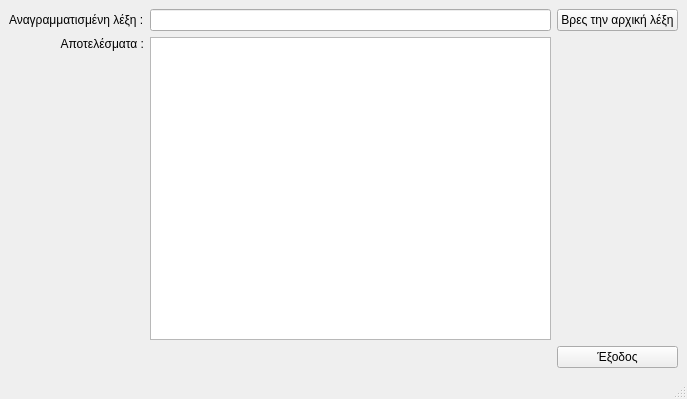
<?xml version="1.0" encoding="UTF-8"?>
<ui version="4.0">
 <class>MainWindow</class>
 <widget class="QMainWindow" name="MainWindow">
  <property name="geometry">
   <rect>
    <x>0</x>
    <y>0</y>
    <width>687</width>
    <height>399</height>
   </rect>
  </property>
  <property name="windowTitle">
   <string>Ανα(ποδο)γραμματισμοί</string>
  </property>
  <widget class="QWidget" name="centralwidget">
   <layout class="QGridLayout" name="gridLayout_2">
    <item row="0" column="0">
     <layout class="QGridLayout" name="gridLayout">
      <item row="0" column="0">
       <widget class="QLabel" name="prompt_label">
        <property name="text">
         <string>Αναγραμματισμένη λέξη :</string>
        </property>
       </widget>
      </item>
      <item row="0" column="1">
       <widget class="QLineEdit" name="input">
        <property name="inputMethodHints">
         <set>Qt::ImhUppercaseOnly</set>
        </property>
        <property name="inputMask">
         <string/>
        </property>
        <property name="maxLength">
         <number>32767</number>
        </property>
        <property name="frame">
         <bool>true</bool>
        </property>
        <property name="cursorPosition">
         <number>0</number>
        </property>
        <property name="dragEnabled">
         <bool>false</bool>
        </property>
        <property name="placeholderText">
         <string/>
        </property>
        <property name="cursorMoveStyle">
         <enum>Qt::VisualMoveStyle</enum>
        </property>
       </widget>
      </item>
      <item row="0" column="2">
       <widget class="QPushButton" name="find_btn">
        <property name="text">
         <string>Βρες την αρχική λέξη</string>
        </property>
       </widget>
      </item>
      <item row="1" column="0">
       <widget class="QLabel" name="results_label">
        <property name="text">
         <string>Αποτελέσματα :</string>
        </property>
        <property name="alignment">
         <set>Qt::AlignRight|Qt::AlignTop|Qt::AlignTrailing</set>
        </property>
       </widget>
      </item>
      <item row="1" column="1">
       <widget class="QListView" name="results_list"/>
      </item>
      <item row="2" column="2">
       <widget class="QPushButton" name="exit_btn">
        <property name="text">
         <string>Έξοδος</string>
        </property>
       </widget>
      </item>
     </layout>
    </item>
   </layout>
  </widget>
  <widget class="QMenuBar" name="menubar">
   <property name="geometry">
    <rect>
     <x>0</x>
     <y>0</y>
     <width>687</width>
     <height>25</height>
    </rect>
   </property>
  </widget>
  <widget class="QStatusBar" name="statusbar"/>
 </widget>
 <resources/>
 <connections>
  <connection>
   <sender>exit_btn</sender>
   <signal>pressed()</signal>
   <receiver>MainWindow</receiver>
   <slot>close()</slot>
   <hints>
    <hint type="sourcelabel">
     <x>676</x>
     <y>366</y>
    </hint>
    <hint type="destinationlabel">
     <x>584</x>
     <y>334</y>
    </hint>
   </hints>
  </connection>
 </connections>
</ui>
